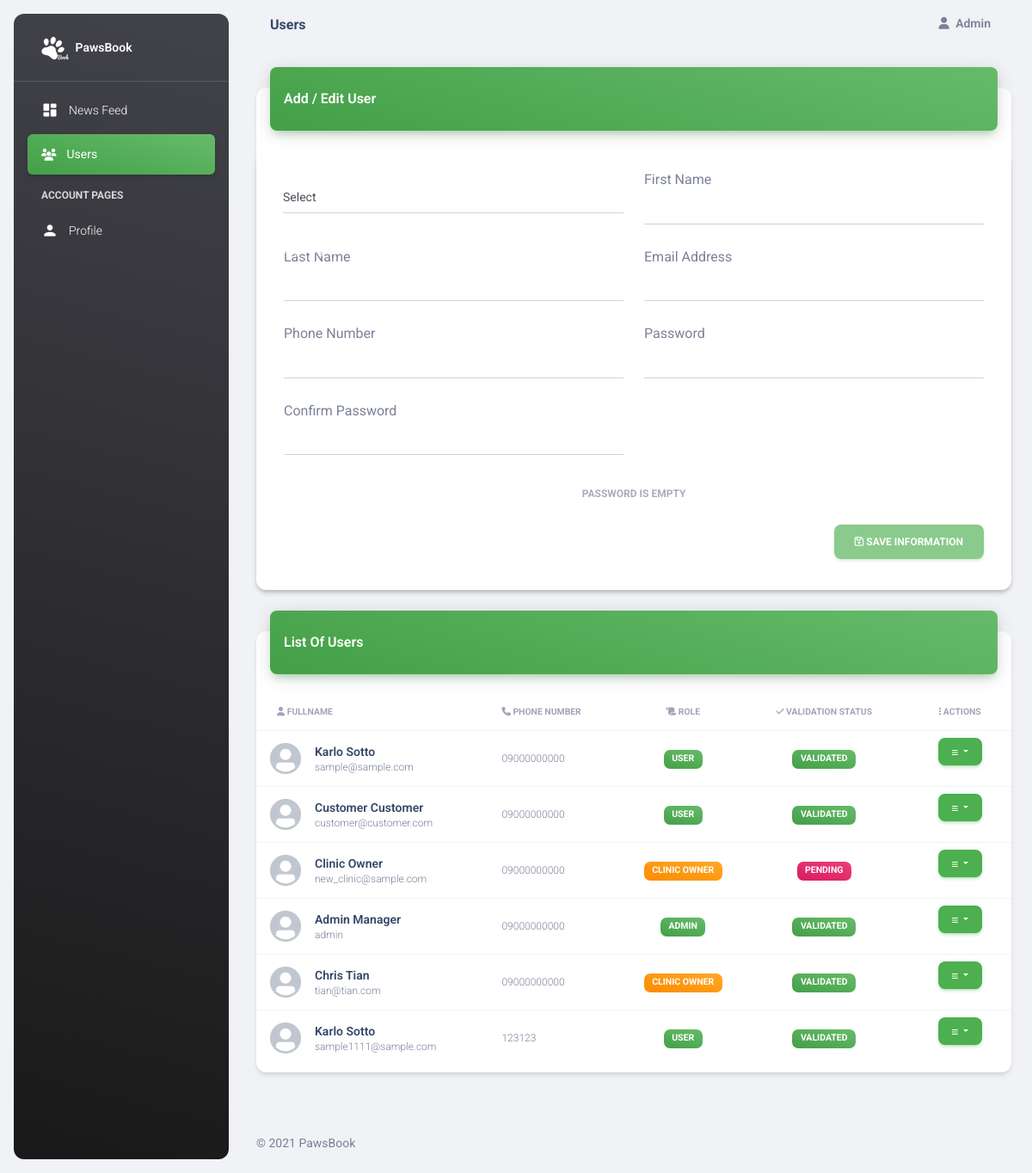
/users.php (signed in), run on the app's committed database.
### tables this page shows
CREATE TABLE `users` (
  `id` int(12) NOT NULL,
  `firstname` varchar(256) DEFAULT NULL,
  `lastname` varchar(256) DEFAULT NULL,
  `email` varchar(256) DEFAULT NULL,
  `phone_number` varchar(12) DEFAULT '09000000000',
  `password` varchar(128) DEFAULT NULL,
  `role` int(12) DEFAULT NULL,
  `validated` tinyint(1) DEFAULT 0
);

### users.php (the view, shortened to what this page needs)
<?php
require_once("process_users.php");
include("head.php");
$users = mysqli_query($mysqli, "SELECT *, u.id AS user_id
    FROM users u
    JOIN role r
    ON r.id = u.role ");
$isAdding = true;
?>
<body class="g-sidenav-show  bg-gray-200">
  <?php include("aside.php"); ?>
  <main class="main-content position-relative max-height-vh-100 h-100 border-radius-lg ">
    <?php include("navbar.php"); ?>
    <div class="container-fluid py-4">
      <div class="row">
        <div class="col-12">
          <div class="card my-4">
            <div class="card-header p-0 position-relative mt-n4 mx-3 z-index-2">
              <div class="bg-gradient-success shadow-success border-radius-lg pt-4 pb-3">
                <h6 class="text-white text-capitalize ps-3">Add / Edit User</h6>
              </div>
            </div>
            <div class="card mt-4">
              <div class="card-body p-3">
                <form action="process_users.php" method="post">
                  <div class="row m-1">
                    <div class="col-md-6 d-flex align-items-center">
                      <div class="input-group input-group-static mb-4">
                        <label for="formControlSelectRole" class="ms-0">Signing up for: </label>
                        <select class="form-control" id="formControlSelectRole" name="role" value="<?php if(!$isAdding){echo  $user['role_id'];} ?>" required>
                          <option value="" disabled selected>Select</option>
                        </select>
                      </div>
                    </div>
                    <div class="col-md-6">
                      <div class="input-group input-group-static mb-4">
                        First Name
                        <input type="text" class="form-control" value="<?php if(!$isAdding){echo $user['firstname'];}else if(isset($_GET['fname'])){echo $_GET['fname']; } ?>" name="fname" required>
                      </div>
                    </div>
                    <div class="col-md-6">
                      <div class="input-group input-group-static mb-4">
                        Last Name
                        <input type="text" class="form-control" value="<?php if(!$isAdding){echo $user['lastname'];}else if(isset($_GET['lname'])){echo $_GET['lname']; } ?>" name="lname" required>
                      </div>
                    </div>
                    <div class="col-md-6">
                      <div class="input-group input-group-static mb-4">
                        Email Address
                        <input type="email" class="form-control" value="<?php if(!$isAdding){echo $user['email'];}else if(isset($_GET['email'])){echo $_GET['email']; } ?>" name="email" required>
                      </div>
                    </div>
                    <div class="col-md-6">
                      <div class="input-group input-group-static mb-4">
                        Phone Number
                        <input type="number" class="form-control" value="<?php if(!$isAdding){echo $user['phone_number'];}else if(isset($_GET['phone_number'])){echo $_GET['phone_number']; } ?>" name="phone_number" required>
                      </div>
                    </div>
                    <?php if ($isAdding) { ?>
                      <div class="col-md-6">
                        <div class="input-group input-group-static mb-4">
                          Password
                          <input type="password" class="form-control" value="" name="password" id="password" required>
                        </div>
                      </div>
                      <div class="col-md-6">
                        <div class="input-group input-group-static mb-4">
                          Confirm Password
                          <input type="password" class="form-control" value="" name="email" id="confirm_password" required>
                        </div>
                      </div>
                      <button disabled id="password-message" class="btn btn-block"></button>
                      <div class="col-md-12 text-end">
                        <button class="btn btn-success text-white" type="submit" name="save_user" id="register_account"><i class="far fa-save"></i> Save Information</button>
                      </div>
                    <?php } ?>
                  </div>
                </form>
              </div>
            </div>
          </div>
        </div>
      </div>
      <div class="col-12">
        <div class="card my-4">
          <div class="card-header p-0 position-relative mt-n4 mx-3 z-index-2">
            <div class="bg-gradient-success shadow-success border-radius-lg pt-4 pb-3">
              <h6 class="text-white text-capitalize ps-3">List of users</h6>
            </div>
          </div>
          <div class="card-body px-0 pb-2">
            <div class="table-responsive p-0">
              <table class="table align-items-center mb-0">
                <thead>
                  <tr>
                    <th class="text-uppercase text-secondary text-xxs font-weight-bolder opacity-7"><i class="fas fa-user"></i> Fullname</th>
                    <th class="text-uppercase text-secondary text-xxs font-weight-bolder opacity-7 ps-2"><i class="fas fa-phone"></i> Phone Number</th>
                    <th class="text-center text-uppercase text-secondary text-xxs font-weight-bolder opacity-7"><i class="fas fa-scroll"></i> Role</th>
                    <th class="text-center text-uppercase text-secondary text-xxs font-weight-bolder opacity-7"><i class="fas fa-check"></i> Validation Status</th>
                    <th class="text-center text-uppercase text-secondary text-xxs font-weight-bolder opacity-7"><i class="fas fa-ellipsis-v"></i> Actions</th>
                  </tr>
                </thead>
                <tbody>
                  <?php while ($user = mysqli_fetch_array($users)) { ?>
                    <tr>
                      <td>
                        <div class="d-flex px-2 py-1">
                          <div>
                            <img src="assets/img/profile-picture/dp.png" class="avatar avatar-sm me-3 border-radius-lg" alt="user1">
                          </div>
                          <div class="d-flex flex-column justify-content-center">
                            <h6 class="mb-0 text-sm"><a href="profile.php?user=<?php echo $user['id']; ?>" target="_blank"><?php echo $user["firstname"] . " " . $user["lastname"]; ?></a></h6>
                            <p class="text-xs text-secondary mb-0"><?php echo $user['email']; ?></p>
                          </div>
                        </div>
                      </td>
                      <td>
                        <p class="text-xs text-secondary mb-0"><?php echo $user['phone_number']; ?></p>
                      </td>
                      <td class="align-middle text-center text-sm">
                        <?php if ($user['role'] == 1) { ?>
                          <span class="badge badge-sm bg-gradient-success">Admin</span>
                        <?php } else if ($user['role'] == 2) { ?>
                          <span class="badge badge-sm bg-gradient-success">User</span>
                        <?php } else { ?>
                          <span class="badge badge-sm bg-gradient-warning">Clinic Owner</span>
                        <?php } ?>
                      </td>
                      <td class="align-middle text-center text-sm">
                        <?php if ($user['validated'] == 0) { ?>
                          <span class="badge badge-sm bg-gradient-primary">Pending</span>
                        <?php } else { ?>
                          <span class="badge badge-sm bg-gradient-success">Validated</span>
                        <?php } ?>
                      </td>
                      <td class="align-middle text-center text-sm">
                        <div class="btn-group">
                          <button class="btn btn-success btn-sm dropdown-toggle" type="button" data-toggle="dropdown" aria-haspopup="true" aria-expanded="false">
                            <i class="fas fa-bars"></i>
                          </button>
                        </div>
                      </td>
                    </tr>
                  <?php } ?>
                </tbody>
              </table>
            </div>
          </div>
        </div>
      </div>
    </div>
    <?php include("footer.php"); ?>
  </main>
</body>
</html>

### head.php (shortened to what this page needs)
<!DOCTYPE html>
<html lang="en">
<head>
  <link href="./assets/css/nucleo-icons.css" rel="stylesheet" />
  <link href="./assets/css/nucleo-svg.css" rel="stylesheet" />
  <link id="pagestyle" href="./assets/css/material-dashboard.css?v=3.0.0" rel="stylesheet" />
  <link id="pagestyle" href="./assets/css/snackbar.css" rel="stylesheet" />
</head>

### aside.php (shortened to what this page needs)
<?php
    $role = $_SESSION['role'];
?>
<aside class="sidenav navbar navbar-vertical navbar-expand-xs border-0 border-radius-xl my-3 fixed-start ms-3   bg-gradient-dark" id="sidenav-main">
    <div class="sidenav-header">
      <a class="navbar-brand m-0" href="index.php" target="_blank">
        <img src="./assets/img/logo-ct.png" class="navbar-brand-img h-100" alt="main_logo">
        <span class="ms-1 font-weight-bold text-white">PawsBook</span>
      </a>
    </div>
    <hr class="horizontal light mt-0 mb-2">
    <div class="collapse navbar-collapse  w-auto  max-height-vh-100" id="sidenav-collapse-main">
      <ul class="navbar-nav">
        <li class="nav-item">
          <a class="nav-link text-white <?php if($_SESSION['sidebar'] == "newsfeed"){echo "active bg-gradient-success";} ?>" href="index.php">
            <div class="text-white text-center me-2 d-flex align-items-center justify-content-center">
              <i class="material-icons opacity-10">dashboard</i>
            </div>
            <span class="nav-link-text ms-1">News Feed</span>
          </a>
        </li>
        <?php if($role == 1){ ?>
        <li class="nav-item">
          <a class="nav-link text-white <?php if($_SESSION['sidebar'] == "users"){echo "active bg-gradient-success";} ?>" href="users.php">
            <div class="text-white text-center me-2 d-flex align-items-center justify-content-center">
                <i class="fas fa-users"></i>
            </div>
            <span class="nav-link-text ms-1">Users</span>
          </a>
        </li>
          <?php } ?>
        <li class="nav-item mt-3">
          <h6 class="ps-4 ms-2 text-uppercase text-xs text-white font-weight-bolder opacity-8">Account pages</h6>
        </li>
        <li class="nav-item">
          <a class="nav-link <?php if($_SESSION['sidebar'] == "profile"){echo "active bg-gradient-success";} ?>" href="profile.php">
            <div class="text-center me-2 d-flex align-items-center justify-content-center">
              <i class="material-icons opacity-10">person</i>
            </div>
            <span class="nav-link-text ms-1">Profile</span>
          </a>
        </li>
  </aside>

### navbar.php (shortened to what this page needs)
<nav class="navbar navbar-main navbar-expand-lg px-0 mx-4 shadow-none border-radius-xl" id="navbarBlur" navbar-scroll="true">
    <div class="container-fluid py-1 px-3">
        <nav aria-label="breadcrumb">
            <h6 class="font-weight-bolder mb-0"><?php echo ucfirst($_SESSION['sidebar']); ?></h6>
        </nav>
        <div class="collapse navbar-collapse mt-sm-0 mt-2 me-md-0 me-sm-4" id="navbar">
            <ul class="navbar-nav justify-content-end">
                <li class="nav-item px-3 d-flex align-items-center">
                </li>
                <li class="nav-item dropdown pe-2 d-flex align-items-center">
                    <a href="javascript:;" class="nav-link text-body p-0" id="dropdownMenuButton" data-bs-toggle="dropdown" aria-expanded="false">
                        <i class="fa fa-user me-sm-1"></i>
                        <span class="d-sm-inline d-none font-weight-bold"><?php echo ucfirst($_SESSION['firstname']); ?></span>
                    </a>
                </li>
            </ul>
        </div>
    </div>
</nav>

### footer.php (shortened to what this page needs)
<footer class="footer py-4  ">
    <div class="container-fluid">
        <div class="row align-items-center justify-content-lg-between">
            <div class="col-lg-6 mb-lg-0 mb-4">
                <div class="copyright text-center text-sm text-muted text-lg-start">
                    © <?php echo date("Y"); ?>
                    PawsBook
                </div>
            </div>
        </div>
    </div>
</footer>

### assets/css/snackbar.css (style rules this page uses)
.snackclose, label { bottom: -70px; position: absolute; border: 0; }
label { z-index: 999; display: block; width: 100%; height: 100%; color: rgba(255, 255, 255, 0.8); cursor: pointer; }

### head.php (style rules this page uses)
.bg-gradient-primary { background-color: #4caf50 !important; }

### data on the page
users: firstname "Karlo", lastname "Sotto", email "sample@sample.com", phone_number "09000000000", shows "USER", validated "VALIDATED"
users: firstname "Customer", lastname "Customer", email "customer@customer.com", phone_number "09000000000", shows "USER", validated "VALIDATED"
users: firstname "Clinic", lastname "Owner", email "new_clinic@sample.com", phone_number "09000000000", shows "CLINIC OWNER", validated "PENDING"
users: firstname "Admin", lastname "Manager", email "admin", phone_number "09000000000", shows "ADMIN", validated "VALIDATED"
users: firstname "Chris", lastname "Tian", email "tian@tian.com", phone_number "09000000000", shows "CLINIC OWNER", validated "VALIDATED"
users: firstname "Karlo", lastname "Sotto", email "sample1111@sample.com", phone_number "123123", shows "USER", validated "VALIDATED"

### other printed values
$_SESSION['sidebar'] "Users"
$_SESSION['firstname'] "Admin"
